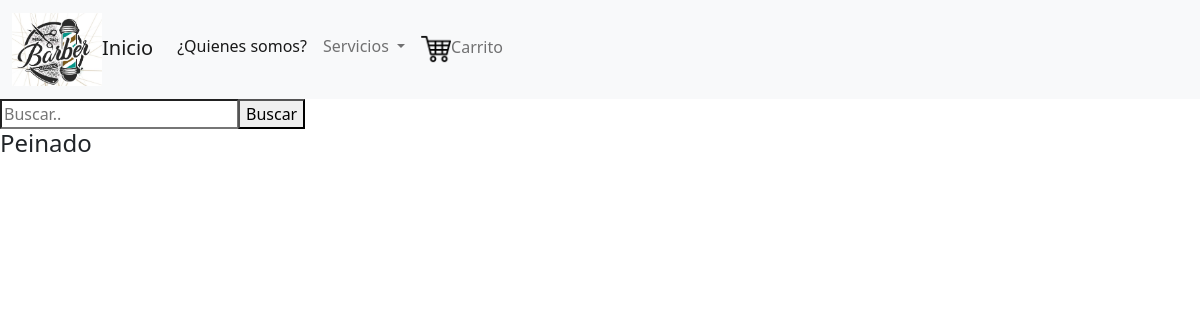
/servicios/peinado, run on an earlier commit of the app's database.
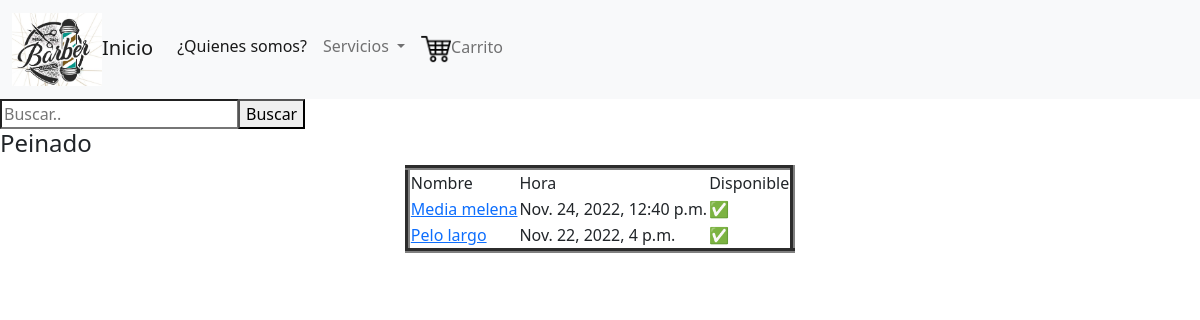
And on a later commit of the database.
### barbershopApp/models.py (models this page shows)
class Peinado(models.Model):
    nombre = models.CharField(max_length=100, blank=False, null=False)
    hora = models.DateTimeField(null=False)
    disponible = models.BooleanField(blank=False, null=False)
    imagen = models.ImageField(upload_to='barbershopApp/static/media', null=False, blank=False)
    descripcion = models.TextField(max_length=255, blank=False, null=False)
    precio = models.FloatField(null = False, blank=False)

### barbershopApp/views.py (the view)
# urls.py: path('servicios/peinado', views.list_peinados, name = 'peinados'),
def list_peinados(request):
    queryset=request.GET.get("buscar")
    servicios = Peinado.objects.filter(
            Q(disponible = True))
    if queryset:
        servicios = Peinado.objects.filter(
            Q(nombre__icontains = queryset)
        ).distinct()
    return render(request, 'peinados/peinado.html', {'peinados' : servicios})

### barbershopApp/templates/peinados/peinado.html (shortened to what this page needs)
{% extends 'base.html' %}
{% block content %}
<div class="col-md-12 search">
    <form method="get">
      <div id="custom-search-input">
        <div class="input-group col-md-12">
          <input type="text" class="from-control" placeholder="Buscar.." name="buscar">
          <span class="input-group-list">
            <button type="submit" class="boton btn-success">Buscar</button>
          </span>
        </div>
      </div>
    </form>
</div>
<h4>Peinado</h4>
<div>
    {% if peinados.count > 0 %}
    <table border="5" style="margin: 0 auto;">
        <tr>
            <td>Nombre</td>
            <td>Hora</td>
            <td>Disponible</td>
        </tr>
        {% for s in peinados %}
            <tr>
                <td><a href="{% url 'peinados' %}/{{s.id}}">{{s.nombre}}</a></td>
                <td>{{s.hora}}</td>
                {% if s.disponible == True %}
                <td>✅</td>
                {% else %}
                <td>❌</td>
                {% endif %}
            </tr>
            {% endfor %}
        </table>
        {% endif %}
    </div>
{% endblock %}

What changed in the data, as far as the page shows it:
added Peinado: nombre "Media melena", hora "Nov. 24, 2022, 12:40 p.m."
added Peinado: nombre "Pelo largo", hora "Nov. 22, 2022, 4 p.m."
Also different on the page:
text now shown: "Nombre Hora Disponible"
